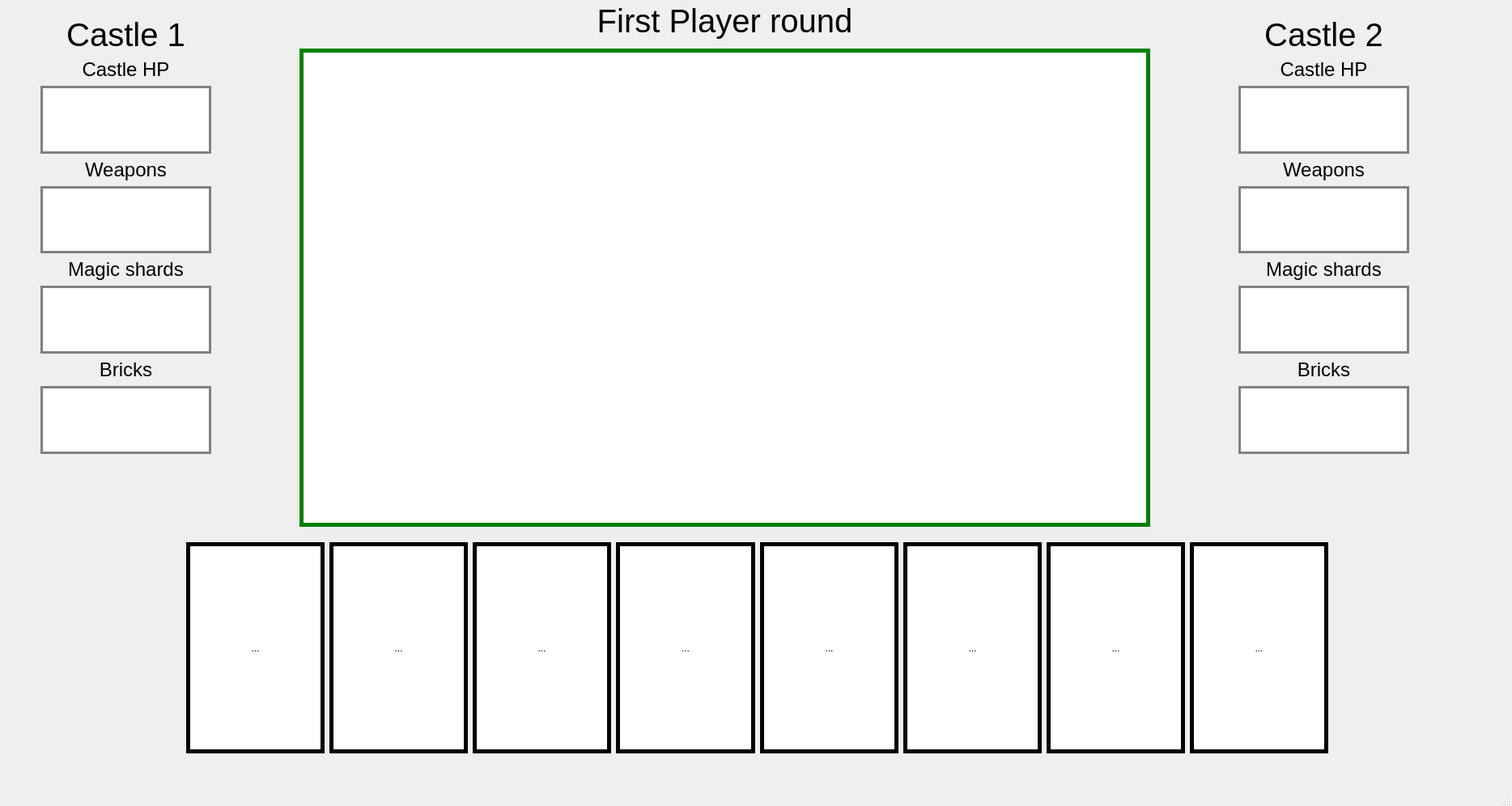
<?xml version="1.0" encoding="UTF-8"?>
<ui version="4.0">
 <class>MainWindow</class>
 <widget class="QMainWindow" name="MainWindow">
  <property name="geometry">
   <rect>
    <x>0</x>
    <y>0</y>
    <width>1868</width>
    <height>996</height>
   </rect>
  </property>
  <property name="windowTitle">
   <string>MainWindow</string>
  </property>
  <widget class="QWidget" name="centralwidget">
   <widget class="QWidget" name="horizontalLayoutWidget">
    <property name="geometry">
     <rect>
      <x>230</x>
      <y>670</y>
      <width>1411</width>
      <height>261</height>
     </rect>
    </property>
    <layout class="QHBoxLayout" name="buttons_layout">
     <item>
      <widget class="QToolButton" name="card1_button">
       <property name="sizePolicy">
        <sizepolicy hsizetype="MinimumExpanding" vsizetype="Expanding">
         <horstretch>0</horstretch>
         <verstretch>0</verstretch>
        </sizepolicy>
       </property>
       <property name="styleSheet">
        <string notr="true">QToolButton {
	background-color: #FFFFFF;
	border: 5px solid black;
	padding 2px;	
}

QToolButton:pressed {
	background-color: #FFFFFF;
	border: 5px solid grey;
	padding 2px;	
}</string>
       </property>
       <property name="text">
        <string>...</string>
       </property>
       <property name="iconSize">
        <size>
         <width>50</width>
         <height>50</height>
        </size>
       </property>
      </widget>
     </item>
     <item>
      <widget class="QToolButton" name="card2_button">
       <property name="sizePolicy">
        <sizepolicy hsizetype="MinimumExpanding" vsizetype="Expanding">
         <horstretch>0</horstretch>
         <verstretch>0</verstretch>
        </sizepolicy>
       </property>
       <property name="styleSheet">
        <string notr="true">QToolButton {
	background-color: #FFFFFF;
	border: 5px solid black;
	padding 2px;	
}

QToolButton:pressed {
	background-color: #FFFFFF;
	border: 5px solid grey;
	padding 2px;	
}</string>
       </property>
       <property name="text">
        <string>...</string>
       </property>
       <property name="iconSize">
        <size>
         <width>50</width>
         <height>50</height>
        </size>
       </property>
      </widget>
     </item>
     <item>
      <widget class="QToolButton" name="card3_button">
       <property name="sizePolicy">
        <sizepolicy hsizetype="MinimumExpanding" vsizetype="Expanding">
         <horstretch>0</horstretch>
         <verstretch>0</verstretch>
        </sizepolicy>
       </property>
       <property name="styleSheet">
        <string notr="true">QToolButton {
	background-color: #FFFFFF;
	border: 5px solid black;
	padding 2px;	
}

QToolButton:pressed {
	background-color: #FFFFFF;
	border: 5px solid grey;
	padding 2px;	
}</string>
       </property>
       <property name="text">
        <string>...</string>
       </property>
       <property name="iconSize">
        <size>
         <width>50</width>
         <height>50</height>
        </size>
       </property>
      </widget>
     </item>
     <item>
      <widget class="QToolButton" name="card4_button">
       <property name="sizePolicy">
        <sizepolicy hsizetype="MinimumExpanding" vsizetype="Expanding">
         <horstretch>0</horstretch>
         <verstretch>0</verstretch>
        </sizepolicy>
       </property>
       <property name="styleSheet">
        <string notr="true">QToolButton {
	background-color: #FFFFFF;
	border: 5px solid black;
	padding 2px;	
}

QToolButton:pressed {
	background-color: #FFFFFF;
	border: 5px solid grey;
	padding 2px;	
}</string>
       </property>
       <property name="text">
        <string>...</string>
       </property>
       <property name="iconSize">
        <size>
         <width>50</width>
         <height>50</height>
        </size>
       </property>
      </widget>
     </item>
     <item>
      <widget class="QToolButton" name="card5_button">
       <property name="sizePolicy">
        <sizepolicy hsizetype="MinimumExpanding" vsizetype="Expanding">
         <horstretch>0</horstretch>
         <verstretch>0</verstretch>
        </sizepolicy>
       </property>
       <property name="styleSheet">
        <string notr="true">QToolButton {
	background-color: #FFFFFF;
	border: 5px solid black;
	padding 2px;	
}

QToolButton:pressed {
	background-color: #FFFFFF;
	border: 5px solid grey;
	padding 2px;	
}</string>
       </property>
       <property name="text">
        <string>...</string>
       </property>
       <property name="iconSize">
        <size>
         <width>50</width>
         <height>50</height>
        </size>
       </property>
      </widget>
     </item>
     <item>
      <widget class="QToolButton" name="card6_button">
       <property name="sizePolicy">
        <sizepolicy hsizetype="MinimumExpanding" vsizetype="Expanding">
         <horstretch>0</horstretch>
         <verstretch>0</verstretch>
        </sizepolicy>
       </property>
       <property name="styleSheet">
        <string notr="true">QToolButton {
	background-color: #FFFFFF;
	border: 5px solid black;
	padding 2px;	
}

QToolButton:pressed {
	background-color: #FFFFFF;
	border: 5px solid grey;
	padding 2px;	
}</string>
       </property>
       <property name="text">
        <string>...</string>
       </property>
       <property name="iconSize">
        <size>
         <width>50</width>
         <height>50</height>
        </size>
       </property>
      </widget>
     </item>
     <item>
      <widget class="QToolButton" name="card7_button">
       <property name="sizePolicy">
        <sizepolicy hsizetype="MinimumExpanding" vsizetype="Expanding">
         <horstretch>0</horstretch>
         <verstretch>0</verstretch>
        </sizepolicy>
       </property>
       <property name="styleSheet">
        <string notr="true">QToolButton {
	background-color: #FFFFFF;
	border: 5px solid black;
	padding 2px;	
}

QToolButton:pressed {
	background-color: #FFFFFF;
	border: 5px solid grey;
	padding 2px;	
}</string>
       </property>
       <property name="text">
        <string>...</string>
       </property>
       <property name="iconSize">
        <size>
         <width>50</width>
         <height>50</height>
        </size>
       </property>
      </widget>
     </item>
     <item>
      <widget class="QToolButton" name="card8_button">
       <property name="sizePolicy">
        <sizepolicy hsizetype="MinimumExpanding" vsizetype="Expanding">
         <horstretch>0</horstretch>
         <verstretch>0</verstretch>
        </sizepolicy>
       </property>
       <property name="styleSheet">
        <string notr="true">QToolButton {
	background-color: #FFFFFF;
	border: 5px solid black;
	padding 2px;	
}

QToolButton:pressed {
	background-color: #FFFFFF;
	border: 5px solid grey;
	padding 2px;	
}</string>
       </property>
       <property name="text">
        <string>...</string>
       </property>
       <property name="iconSize">
        <size>
         <width>50</width>
         <height>50</height>
        </size>
       </property>
      </widget>
     </item>
    </layout>
   </widget>
   <widget class="QWidget" name="verticalLayoutWidget">
    <property name="geometry">
     <rect>
      <x>50</x>
      <y>20</y>
      <width>211</width>
      <height>541</height>
     </rect>
    </property>
    <layout class="QVBoxLayout" name="C1_layout">
     <property name="sizeConstraint">
      <enum>QLayout::SetDefaultConstraint</enum>
     </property>
     <property name="bottomMargin">
      <number>0</number>
     </property>
     <item>
      <widget class="QLabel" name="C1_label">
       <property name="font">
        <font>
         <pointsize>30</pointsize>
        </font>
       </property>
       <property name="text">
        <string>Castle 1</string>
       </property>
       <property name="alignment">
        <set>Qt::AlignCenter</set>
       </property>
      </widget>
     </item>
     <item>
      <widget class="QLabel" name="label">
       <property name="font">
        <font>
         <pointsize>18</pointsize>
        </font>
       </property>
       <property name="text">
        <string>Castle HP</string>
       </property>
       <property name="alignment">
        <set>Qt::AlignCenter</set>
       </property>
      </widget>
     </item>
     <item>
      <widget class="QTextEdit" name="castle1_hp_field">
       <property name="sizePolicy">
        <sizepolicy hsizetype="Ignored" vsizetype="Expanding">
         <horstretch>0</horstretch>
         <verstretch>0</verstretch>
        </sizepolicy>
       </property>
       <property name="styleSheet">
        <string notr="true">QTextEdit {
	background-color: #FFFFFF;
	border: 3px solid grey;
	padding 2px;	
}
</string>
       </property>
       <property name="readOnly">
        <bool>true</bool>
       </property>
      </widget>
     </item>
     <item>
      <widget class="QLabel" name="label_2">
       <property name="font">
        <font>
         <pointsize>18</pointsize>
        </font>
       </property>
       <property name="text">
        <string>Weapons</string>
       </property>
       <property name="alignment">
        <set>Qt::AlignCenter</set>
       </property>
      </widget>
     </item>
     <item>
      <widget class="QTextEdit" name="castle1_weapons_field">
       <property name="styleSheet">
        <string notr="true">QTextEdit {
	background-color: #FFFFFF;
	border: 3px solid grey;
	padding 2px;	
}
</string>
       </property>
       <property name="readOnly">
        <bool>true</bool>
       </property>
      </widget>
     </item>
     <item>
      <widget class="QLabel" name="label_3">
       <property name="font">
        <font>
         <pointsize>18</pointsize>
        </font>
       </property>
       <property name="text">
        <string>Magic shards</string>
       </property>
       <property name="alignment">
        <set>Qt::AlignCenter</set>
       </property>
      </widget>
     </item>
     <item>
      <widget class="QTextEdit" name="castle1_magic_field">
       <property name="styleSheet">
        <string notr="true">QTextEdit {
	background-color: #FFFFFF;
	border: 3px solid grey;
	padding 2px;	
}
</string>
       </property>
       <property name="readOnly">
        <bool>true</bool>
       </property>
      </widget>
     </item>
     <item>
      <widget class="QLabel" name="label_4">
       <property name="font">
        <font>
         <pointsize>18</pointsize>
        </font>
       </property>
       <property name="text">
        <string>Bricks</string>
       </property>
       <property name="alignment">
        <set>Qt::AlignCenter</set>
       </property>
      </widget>
     </item>
     <item>
      <widget class="QTextEdit" name="castle1_bricks_field">
       <property name="styleSheet">
        <string notr="true">QTextEdit {
	background-color: #FFFFFF;
	border: 3px solid grey;
	padding 2px;	
}
</string>
       </property>
       <property name="readOnly">
        <bool>true</bool>
       </property>
      </widget>
     </item>
    </layout>
   </widget>
   <widget class="QWidget" name="verticalLayoutWidget_2">
    <property name="geometry">
     <rect>
      <x>1530</x>
      <y>20</y>
      <width>211</width>
      <height>541</height>
     </rect>
    </property>
    <layout class="QVBoxLayout" name="C2_layout">
     <property name="sizeConstraint">
      <enum>QLayout::SetDefaultConstraint</enum>
     </property>
     <item>
      <widget class="QLabel" name="C2_label">
       <property name="font">
        <font>
         <pointsize>30</pointsize>
        </font>
       </property>
       <property name="text">
        <string>Castle 2</string>
       </property>
       <property name="alignment">
        <set>Qt::AlignCenter</set>
       </property>
      </widget>
     </item>
     <item>
      <widget class="QLabel" name="label_5">
       <property name="font">
        <font>
         <pointsize>18</pointsize>
        </font>
       </property>
       <property name="text">
        <string>Castle HP</string>
       </property>
       <property name="alignment">
        <set>Qt::AlignCenter</set>
       </property>
      </widget>
     </item>
     <item>
      <widget class="QTextEdit" name="castle2_hp_field">
       <property name="styleSheet">
        <string notr="true">QTextEdit {
	background-color: #FFFFFF;
	border: 3px solid grey;
	padding 2px;	
}
</string>
       </property>
       <property name="readOnly">
        <bool>true</bool>
       </property>
      </widget>
     </item>
     <item>
      <widget class="QLabel" name="label_6">
       <property name="font">
        <font>
         <pointsize>18</pointsize>
        </font>
       </property>
       <property name="text">
        <string>Weapons</string>
       </property>
       <property name="alignment">
        <set>Qt::AlignCenter</set>
       </property>
      </widget>
     </item>
     <item>
      <widget class="QTextEdit" name="castle2_weapons_field">
       <property name="styleSheet">
        <string notr="true">QTextEdit {
	background-color: #FFFFFF;
	border: 3px solid grey;
	padding 2px;	
}
</string>
       </property>
       <property name="readOnly">
        <bool>true</bool>
       </property>
      </widget>
     </item>
     <item>
      <widget class="QLabel" name="label_7">
       <property name="font">
        <font>
         <pointsize>18</pointsize>
        </font>
       </property>
       <property name="text">
        <string>Magic shards</string>
       </property>
       <property name="alignment">
        <set>Qt::AlignCenter</set>
       </property>
      </widget>
     </item>
     <item>
      <widget class="QTextEdit" name="castle2_magic_field">
       <property name="styleSheet">
        <string notr="true">QTextEdit {
	background-color: #FFFFFF;
	border: 3px solid grey;
	padding 2px;	
}
</string>
       </property>
       <property name="readOnly">
        <bool>true</bool>
       </property>
      </widget>
     </item>
     <item>
      <widget class="QLabel" name="label_8">
       <property name="font">
        <font>
         <pointsize>18</pointsize>
        </font>
       </property>
       <property name="text">
        <string>Bricks</string>
       </property>
       <property name="alignment">
        <set>Qt::AlignCenter</set>
       </property>
      </widget>
     </item>
     <item>
      <widget class="QTextEdit" name="castle2_bricks_field">
       <property name="styleSheet">
        <string notr="true">QTextEdit {
	background-color: #FFFFFF;
	border: 3px solid grey;
	padding 2px;	
}
</string>
       </property>
       <property name="readOnly">
        <bool>true</bool>
       </property>
      </widget>
     </item>
    </layout>
   </widget>
   <widget class="QLabel" name="MainPicture">
    <property name="geometry">
     <rect>
      <x>370</x>
      <y>60</y>
      <width>1051</width>
      <height>591</height>
     </rect>
    </property>
    <property name="styleSheet">
     <string notr="true">QLabel {
	background-color: #FFFFFF;
	border: 5px solid green;
	padding 2px;	
}

</string>
    </property>
    <property name="text">
     <string/>
    </property>
   </widget>
   <widget class="QLabel" name="player_round">
    <property name="geometry">
     <rect>
      <x>680</x>
      <y>0</y>
      <width>431</width>
      <height>51</height>
     </rect>
    </property>
    <property name="font">
     <font>
      <pointsize>30</pointsize>
     </font>
    </property>
    <property name="text">
     <string>First Player round</string>
    </property>
    <property name="alignment">
     <set>Qt::AlignCenter</set>
    </property>
   </widget>
  </widget>
  <widget class="QMenuBar" name="menubar">
   <property name="geometry">
    <rect>
     <x>0</x>
     <y>0</y>
     <width>1868</width>
     <height>22</height>
    </rect>
   </property>
  </widget>
  <widget class="QStatusBar" name="statusbar"/>
 </widget>
 <resources/>
 <connections/>
</ui>
